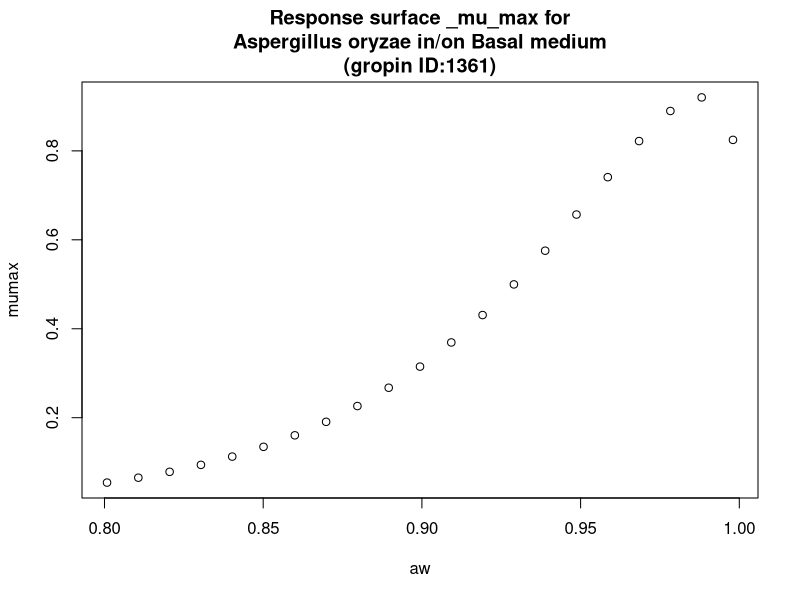

Recreate this plot in R.
#############################
# start of Parameter script
#############################
aw <- seq(0.8008,0.998001998001998,length.out=21)
#############################
# end of Parameter script
#############################
############################# 
# start of Model script Gropin ID 1361 
#############################
 
# constant coefficients for this model
 
variables <- data.frame(aw)
argumentsPar <- unique.data.frame(expand.grid(variables))
 
# heart of the model
response_surface <- function(aw) {
   mumax <-exp(-0.3915+5.571*sqrt(1-aw)-25.16*(sqrt(1-aw))^2)

	return(mumax=mumax)
} 

# output parameters
responseSurface <- cbind(argumentsPar,response_surface(argumentsPar['aw']))
colnames(responseSurface) <- c(colnames(argumentsPar),'mumax')
#############################
# End of Model script
#############################
############################# 
# start of Visualisation script Gropin ID 1361 
#############################
titleText <-'Response surface _mu_max for
Aspergillus oryzae in/on Basal medium
(gropin ID:1361)'
plot(aw,responseSurface$'mumax',xlab='aw',
                          ylab='mumax',main=titleText)
#############################
# End of Visualisation script
#############################
